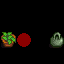

A 2D game scene composited from a Tiled map and its tileset images. What follows is a short description and the map's XML, with every tile layer's data as written:
An orthogonal 4x4 tile map with 16x16 px tiles, 5 tile layers (Back, Buildings, Paths, Front, ...), 2 tilesets.

<map version="1.10" tiledversion="1.11.2" orientation="orthogonal" renderorder="right-down" compressionlevel="0" width="4" height="4" tilewidth="16" tileheight="16" infinite="0" nextlayerid="13" nextobjectid="1">
 <tileset firstgid="1" name="paths" tilewidth="16" tileheight="16" tilecount="64" columns="4">
  <image source="paths.png" width="64" height="256" />
 </tileset>
 <tileset firstgid="65" name="spring_outdoorsTileSheet" tilewidth="16" tileheight="16" tilecount="1975" columns="25">
  <image source="spring_outdoorsTileSheet.png" width="400" height="1264" />
 </tileset>
 <layer id="2" name="Back" width="4" height="4">
  <data encoding="csv">
0,0,0,0,
0,0,0,0,
0,0,0,0,
0,0,0,0
</data>
 </layer>
 <layer id="4" name="Buildings" width="4" height="4">
  <data encoding="csv">
0,0,0,0,
0,0,0,0,
1163,0,0,1164,
0,0,0,0
</data>
 </layer>
 <layer id="6" name="Paths" width="4" height="4">
  <data encoding="csv">
0,0,0,0,
0,0,0,0,
0,8,0,0,
0,0,0,0
</data>
 </layer>
 <layer id="8" name="Front" width="4" height="4">
  <data encoding="csv">
0,0,0,0,
0,0,0,0,
0,0,0,0,
0,0,0,0
</data>
 </layer>
 <layer id="11" name="AlwaysFront" width="4" height="4">
  <data encoding="csv">
0,0,0,0,
0,0,0,0,
0,0,0,0,
0,0,0,0
</data>
 </layer>
 <objectgroup id="3" name="Back" />
 <objectgroup id="5" name="Buildings" />
 <objectgroup id="12" name="Paths" />
 <objectgroup id="9" name="Front" />
 <objectgroup id="10" name="AlwaysFront" />
</map>
